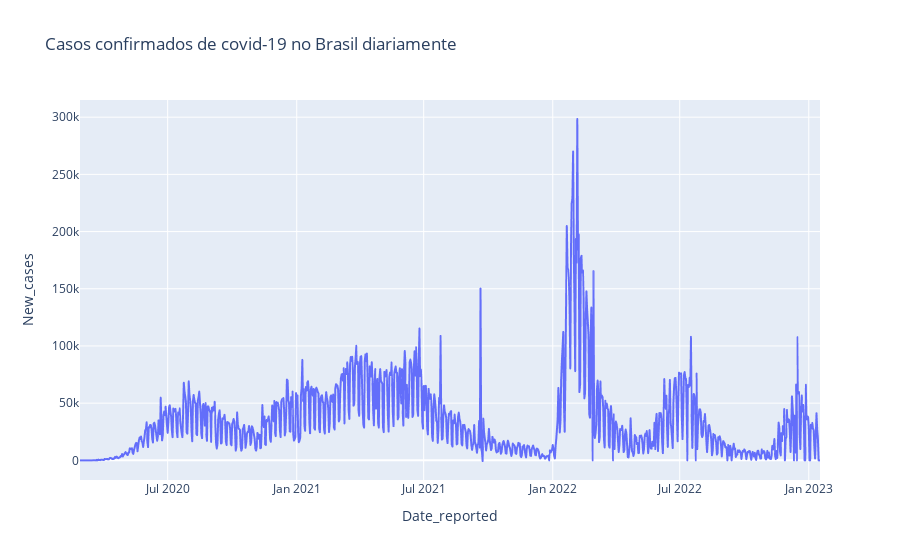

The code cell stored with this chart in its notebook:
### Markdown cell above
#### - Casos confirmados diários

### Code cell
px.line(dfBrasil, 'Date_reported', 'New_cases', title='Casos confirmados de covid-19 no Brasil diariamente')

### Figure 1 — Plotly figure (JSON) as saved in the notebook; plotly's stock layout.template omitted (floating-point values rounded to 4 significant figures; data arrays with more than 128 entries replaced by an {"elided": "..."} marker saying what was removed)
{"data": [{"hovertemplate": "Date_reported=%{x}<br>New_cases=%{y}<extra></extra>", "legendgroup": "", "line": {"color": "#636efa", "dash": "solid"}, "marker": {"symbol": "circle"}, "mode": "lines", "name": "", "showlegend": false, "type": "scattergl", "x": {"elided": "1056 str values"}, "xaxis": "x", "y": {"elided": "1056 int values"}, "yaxis": "y"}], "layout": {"legend": {"tracegroupgap": 0}, "title": {"text": "Casos confirmados de covid-19 no Brasil diariamente"}, "xaxis": {"anchor": "y", "domain": [0, 1], "title": {"text": "Date_reported"}}, "yaxis": {"anchor": "x", "domain": [0, 1], "title": {"text": "New_cases"}}}}
